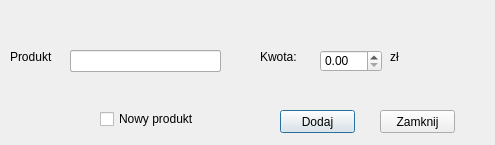
<?xml version="1.0" encoding="UTF-8"?>
<ui version="4.0">
 <class>Dialog</class>
 <widget class="QDialog" name="Dialog">
  <property name="geometry">
   <rect>
    <x>0</x>
    <y>0</y>
    <width>495</width>
    <height>145</height>
   </rect>
  </property>
  <property name="minimumSize">
   <size>
    <width>495</width>
    <height>145</height>
   </size>
  </property>
  <property name="maximumSize">
   <size>
    <width>495</width>
    <height>145</height>
   </size>
  </property>
  <property name="windowTitle">
   <string>Dodaj Produkt</string>
  </property>
  <widget class="QComboBox" name="existProducts">
   <property name="enabled">
    <bool>true</bool>
   </property>
   <property name="geometry">
    <rect>
     <x>70</x>
     <y>50</y>
     <width>151</width>
     <height>22</height>
    </rect>
   </property>
   <property name="minimumSize">
    <size>
     <width>151</width>
     <height>22</height>
    </size>
   </property>
   <property name="maximumSize">
    <size>
     <width>151</width>
     <height>22</height>
    </size>
   </property>
  </widget>
  <widget class="QDoubleSpinBox" name="price">
   <property name="geometry">
    <rect>
     <x>320</x>
     <y>50</y>
     <width>62</width>
     <height>22</height>
    </rect>
   </property>
  </widget>
  <widget class="QLabel" name="label">
   <property name="geometry">
    <rect>
     <x>260</x>
     <y>50</y>
     <width>47</width>
     <height>13</height>
    </rect>
   </property>
   <property name="text">
    <string>Kwota:</string>
   </property>
  </widget>
  <widget class="QLabel" name="label_2">
   <property name="geometry">
    <rect>
     <x>390</x>
     <y>50</y>
     <width>47</width>
     <height>13</height>
    </rect>
   </property>
   <property name="text">
    <string>zł</string>
   </property>
  </widget>
  <widget class="QLabel" name="label_3">
   <property name="geometry">
    <rect>
     <x>10</x>
     <y>50</y>
     <width>47</width>
     <height>13</height>
    </rect>
   </property>
   <property name="text">
    <string>Produkt</string>
   </property>
  </widget>
  <widget class="QLineEdit" name="newProduktName">
   <property name="geometry">
    <rect>
     <x>70</x>
     <y>50</y>
     <width>151</width>
     <height>22</height>
    </rect>
   </property>
   <property name="minimumSize">
    <size>
     <width>151</width>
     <height>22</height>
    </size>
   </property>
   <property name="maximumSize">
    <size>
     <width>151</width>
     <height>22</height>
    </size>
   </property>
  </widget>
  <widget class="QPushButton" name="AddButton">
   <property name="geometry">
    <rect>
     <x>280</x>
     <y>110</y>
     <width>75</width>
     <height>23</height>
    </rect>
   </property>
   <property name="text">
    <string>Dodaj</string>
   </property>
  </widget>
  <widget class="QPushButton" name="CancelButton">
   <property name="geometry">
    <rect>
     <x>380</x>
     <y>110</y>
     <width>75</width>
     <height>23</height>
    </rect>
   </property>
   <property name="text">
    <string>Zamknij</string>
   </property>
  </widget>
  <widget class="QCheckBox" name="checkBox">
   <property name="geometry">
    <rect>
     <x>100</x>
     <y>110</y>
     <width>101</width>
     <height>18</height>
    </rect>
   </property>
   <property name="text">
    <string>Nowy produkt</string>
   </property>
   <property name="checkable">
    <bool>true</bool>
   </property>
  </widget>
  <widget class="QLabel" name="errorLabel">
   <property name="geometry">
    <rect>
     <x>70</x>
     <y>30</y>
     <width>151</width>
     <height>16</height>
    </rect>
   </property>
   <property name="styleSheet">
    <string notr="true">errorLabel {color:red;}</string>
   </property>
   <property name="text">
    <string/>
   </property>
  </widget>
 </widget>
 <resources/>
 <connections/>
</ui>
